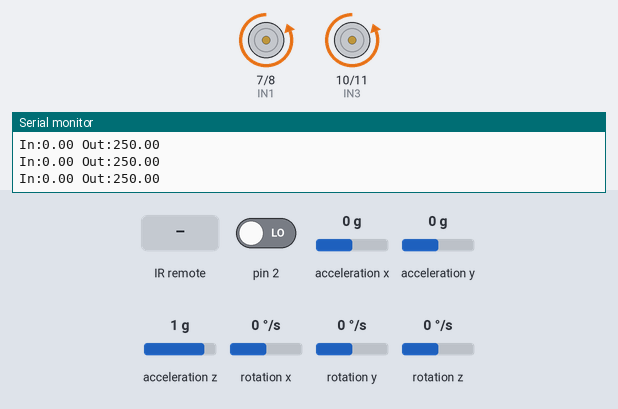
Recording of a sketch running on a simulated Arduino Uno, built with avr-gcc and run on an emulated ATmega328P. Shown: motor-driver pin pairs drawn as motors (green arrow = first pin HIGH = forward, orange = second pin HIGH = backward, longer = more drive, scaled by the enable pin), the last lines printed to the serial monitor. The test bench sets the inputs (shaded band); at power-on: acceleration y 0 g, acceleration z 1 g, pin 2 LOW, acceleration x 0 g, rotation x 0 °/s, rotation y 0 °/s, rotation z 0 °/s. The sensor or clock chip raises its interrupt line as the real part does.

Above: at 1.7 s.
1.8 s: acceleration y set to -0.8 g
At 3.0 s:
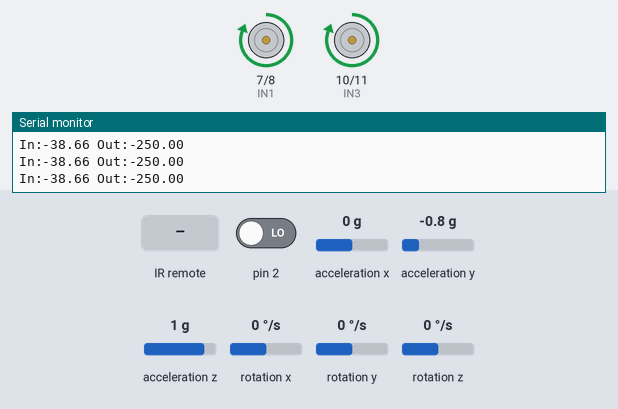
3.3 s: acceleration y set to 0 g
6.3 s: infrared code 0x40 received
At 7.1 s:
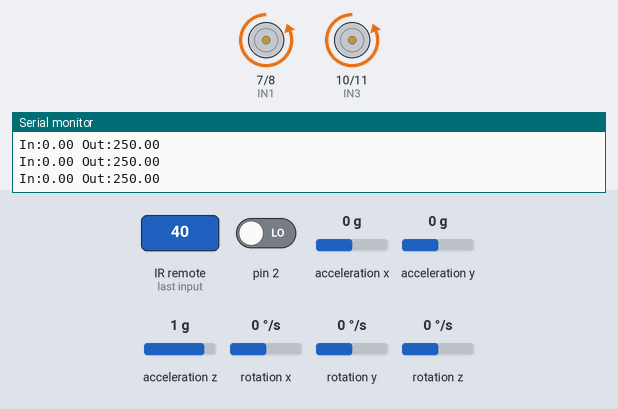
8.0 s: acceleration z set to 0.1 g
9.5 s: acceleration z set to -0.2 g
At 10.2 s:
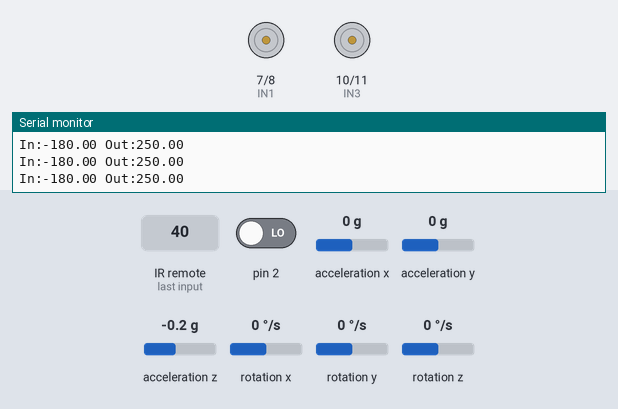
11.0 s: acceleration z set to 0 g
At 11.3 s:
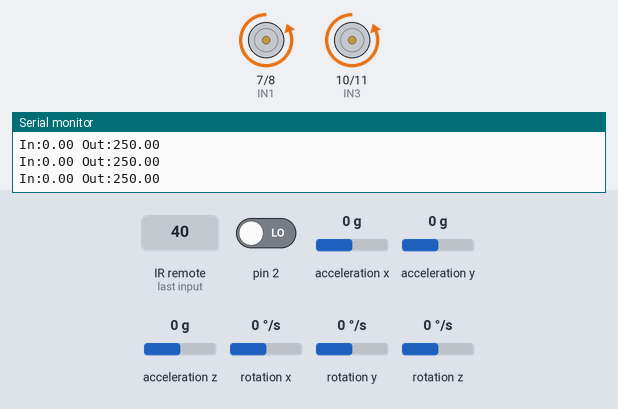
Timing chart, 0 to 13.5 s (numbered marks = the images above; inputs shaded):
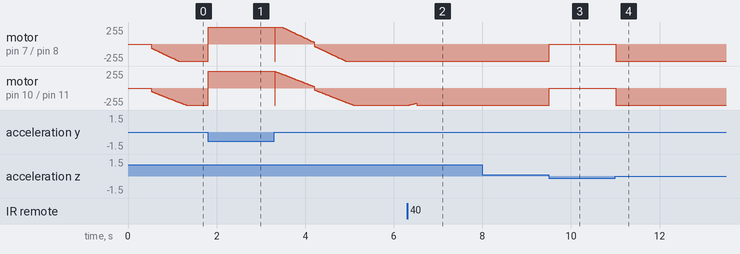

The sketch:

self_balancing_robotto.ino
```cpp
#include <I2Cdev.h>
#include <PID_v1.h>
#include <MPU6050_6Axis_MotionApps20.h>
#include <IRremote.hpp>
#include <Wire.h>

MPU6050 mpu;

const int IN1 = 7, IN2 = 8, ENA = 6;
const int IN3 = 10, IN4 = 11, ENB = 9;
const int IRPIN = 12;

double Kp = 17 ,Ki = 230, Kd =1.5;
double input = 0, output = 0, setpoint = -1.25;
double OG_setpoint = -1.25;
double turnOffset = 0;
const int turnSpeed = 30;
bool hold_button = false;
long hold_button_timer = 0;

bool debug = 1;

PID pid(&input, &output, &setpoint, Kp, Ki, Kd, REVERSE);

uint16_t packetSize;
uint8_t fifoBuffer[64];
Quaternion q;
VectorFloat gravity;
float ypr[3];
volatile bool mpuInterrupt = false;

void dmpDataReady() {
    mpuInterrupt = true;
}

void setDirection(unsigned int direction) {
  hold_button_timer = millis();

  switch (direction) {
    case 0x40:
      setpoint = OG_setpoint + 2;
      turnOffset = 0;
      break;

    case 0x41:
      setpoint = OG_setpoint - 1.5;
      turnOffset = 0;
      break;

    case 0x7:
      turnOffset = turnSpeed;
      break;

    case 0x6:
      turnOffset = -turnSpeed;
      break;

    case 0x44:
    default:
      setpoint = OG_setpoint;
      turnOffset = 0;
      break;
  }
}

void moveMotors(double speed)
{
  int minPWM = 25;
  double leftSpeed = speed + turnOffset;
  double rightSpeed = speed - turnOffset;

  if (leftSpeed > 0) {
    digitalWrite(IN1, LOW);
    digitalWrite(IN2, HIGH);
    leftSpeed = (leftSpeed + minPWM)*1.2;
  } else {
    digitalWrite(IN1, HIGH);
    digitalWrite(IN2, LOW);
    leftSpeed = (abs(leftSpeed) + minPWM)*1.2;
  }

  if (rightSpeed > 0) {
    digitalWrite(IN3, LOW);
    digitalWrite(IN4, HIGH);
    rightSpeed = rightSpeed + minPWM;
  } else {
    digitalWrite(IN3, HIGH);
    digitalWrite(IN4, LOW);
    rightSpeed = abs(rightSpeed) + minPWM;
  }

  analogWrite(ENA, constrain((int)leftSpeed, 0, 255));
  analogWrite(ENB, constrain((int)rightSpeed, 0, 255));
}

void stopMotors() {
  analogWrite(ENA, 0);
  digitalWrite(IN1, LOW);
  digitalWrite(IN2, LOW);
  analogWrite(ENB, 0);
  digitalWrite(IN3, LOW);
  digitalWrite(IN4, LOW);
}

void setup() {
  Serial.begin(115200);
  Wire.begin();
  Wire.setClock(400000);
  setpoint = OG_setpoint;

  pinMode(ENA,OUTPUT);
  pinMode(IN1,OUTPUT);
  pinMode(IN2,OUTPUT);

  pinMode(ENB,OUTPUT);
  pinMode(IN3,OUTPUT);
  pinMode(IN4,OUTPUT);

  pinMode(2,INPUT);

  stopMotors();

  mpu.initialize();

  if (mpu.dmpInitialize() == 0) {
    mpu.setXAccelOffset(-326);
    mpu.setYAccelOffset(888);
    mpu.setZAccelOffset(1576);
    mpu.setXGyroOffset(71);
    mpu.setYGyroOffset(-29);
    mpu.setZGyroOffset(-41);

    mpu.setDMPEnabled(true);


    attachInterrupt(digitalPinToInterrupt(2), dmpDataReady, RISING);
    packetSize = mpu.dmpGetFIFOPacketSize();

    pid.SetMode(AUTOMATIC);
    pid.SetOutputLimits(-250, 250);
    pid.SetSampleTime(10);

    IrReceiver.begin(IRPIN, DISABLE_LED_FEEDBACK);
    Serial.println("Ready!");

  }


}

void loop() {
  if (IrReceiver.decode()) {
    setDirection(IrReceiver.decodedIRData.command);
    IrReceiver.resume();
  }

  if (millis() - hold_button_timer > 200) {
  setpoint = OG_setpoint;
  turnOffset = 0;
  }

  if (mpuInterrupt) {
    mpuInterrupt = false;

    if (mpu.dmpGetCurrentFIFOPacket(fifoBuffer)) {
      mpu.dmpGetQuaternion(&q, fifoBuffer);
      mpu.dmpGetGravity(&gravity, &q);
      mpu.dmpGetYawPitchRoll(ypr, &q, &gravity);

      input = ypr[2] * 180 / M_PI;

      if (abs(input) > 45) {
        stopMotors();
      } else {
        pid.Compute();
        output = (abs(output) < 1) ? 0 : output;
        moveMotors(output);
      }

      if (debug) {
        static unsigned long lastPrint;
        if (millis() - lastPrint > 100) {
          Serial.print("In:"); Serial.print(input);
          Serial.print(" Out:"); Serial.println(output);
          lastPrint = millis();
        }
      }
    }
  }

}
```

Measured:
- the behaviour switches between 0 and -0.1 g on acceleration z (found by bisection; images 2 and 3)
- after the input at 1.8 s, motor on pin 7 (IN1) / pin 8 (IN2), motor on pin 10 (IN3) / pin 11 (IN4): backward 255/255 → forward 255/255 at once
- after the input at 6.3 s, motor on pin 10 (IN3) / pin 11 (IN4): rises from backward 255/255 to backward 229/255 in 0.16 s, then falls to backward 255/255 in 0.01 s
- after the input at 9.5 s, motor on pin 7 (IN1) / pin 8 (IN2), motor on pin 10 (IN3) / pin 11 (IN4): backward 255/255 → stopped at once
- after the input at 11.0 s, motor on pin 7 (IN1) / pin 8 (IN2), motor on pin 10 (IN3) / pin 11 (IN4): stopped → backward 255/255 at once
